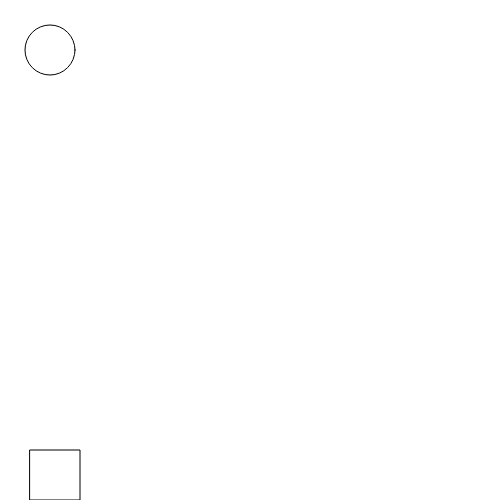
Frame 1 (no input)
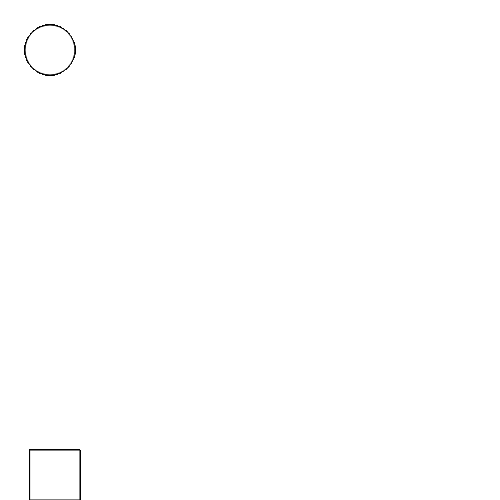
Frame 60 (no input)
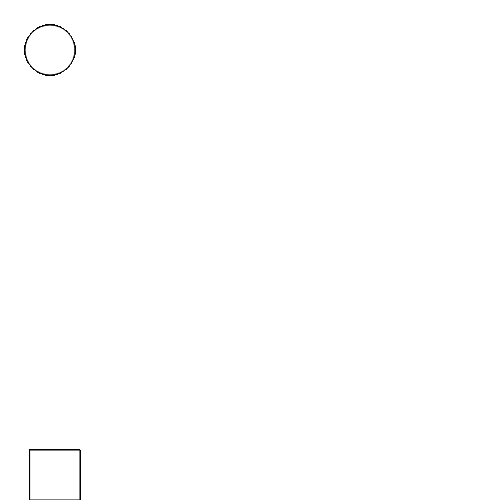
Frame 120 (the mouse pressed at the canvas centre since frame 60)

The p5.js sketch that drew these frames (run headless with seeded random() and noise() and a simulated clock; from frame 60 on, the mouse is pressed at the canvas centre):

// p5.js sketch
// ── sketch.js
let mouseX, mouseY;

function setup(){
    createCanvas(500, 500);
    mouseX = random(500);
    mouseY = random(500);
};

// mouseClicked();



function mouseDragged({clientX, clientY}){
    ellipse(clientX, clientY, 25, 25);
    rect(clientX, clientY, 25, 25);
};

function draw() {
    //background(120);
    //ellipse(mouseX, mouseY, 250, 250 );
    ellipse(50, 50, 50);
    rect(30, 450, 50, 50);
};
